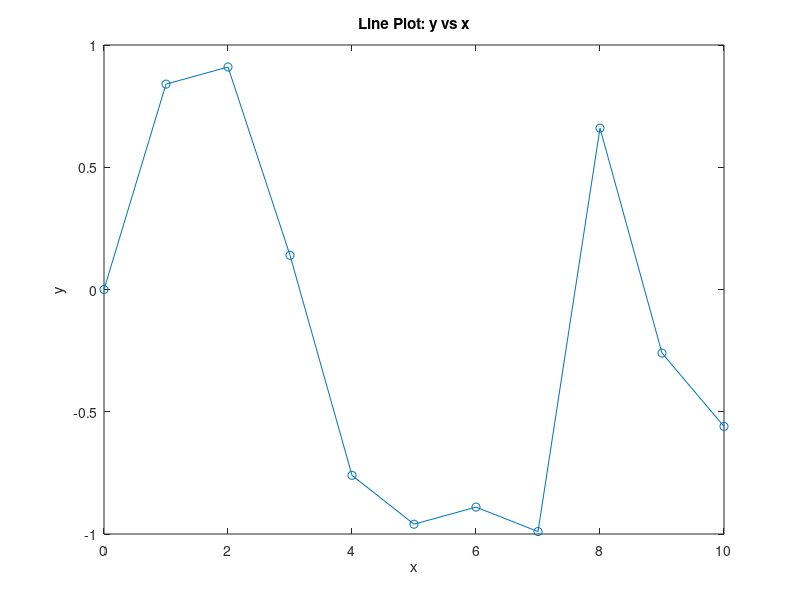

This figure's MATLAB source:
%{
%Get a marks from the user and print the grade and calculate GPA
gpa = zeros(1,5);
marks= zeros(1,5);

for i = 1:5
    marks(i)=input(['Enter marks for subject: '])

    if marks(i)>=90 && marks(i)<=100
        disp('Grade A');
        gpa(i)=4.0

    elseif marks(i)>=80
        disp('Grade B');
        gpa(i)=3.0

    elseif marks(i)>=70
        disp('Grade C');
        gpa(i)=2.0

    
    elseif marks(i)>=60
        disp('Grade D');
        gpa(i)=1.0

    else
        disp('Grade F');
        gpa(i)=0.0
    end
end

GPA=mean(gpa);
fprintf('\nYour GPA is : %.2f\n',GPA);

%--------------SWITCH CASE------------------------------

day = input('Enter the day(1-5) :');

switch day
    case 1
        disp('Monday');
    case 2
        disp('Tuesday');
    case 3
        disp('Wednesday');
    case 4
        disp('Thursday');
    case 5
        disp('Friday');
    otherwise
        disp('Invalid Day')
end


%-------------CALCULATOR---------------------

num1=input("Enter number 1: ")
num2=input("Enter number 2: ")
op=input("Enter the operator(+,-,*,/):",'s');

switch op
    case '+'
        result = num1 + num2;
        fprintf('Result:%.2f\n', result);

    case '-'
        result = num1 - num2;
        fprintf('Result:%.2f\n', result);
     
    case '*'
        result = num1 + num2;
        fprintf('Result:%.2f\n', result);
     
    case '/'
        if num2 ~= 0
            result = num1 / num2;
            fprintf('Result:%.2f\n', result);
        else
            disp('Error: Division by zero');
        end

    otherwise
        disp('Invalid')

end
%}

%---------------------PLOT--------------------------------
x=[0, 1, 2, 3, 4, 5, 6, 7, 8, 9, 10];
y=[0, 0.84, 0.91, 0.14, -0.76, -0.96,-0.89, -0.99, 0.66, -0.26, -0.56];

figure;
plot(x,y, '-o');
title('Line Plot: y vs x');
xlabel('x');
ylabel('y');
